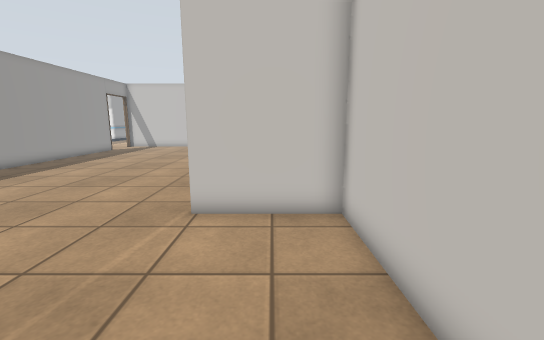
view 1 (above)

21 first-person views from a walk through a world built for the Gazebo simulator. The camera is 1.2 m above the floor, tilts 10° down and sees 90° across. The floor is counted in squares, 0.5 m on a side. Each view is taken from the middle of a square. On the plan, view 1 faces up. The plan holds only what a view shows up to about 17 squares ahead; the rest is blank. The place goes on beyond the plan. Some surface patterns are stand-ins.

view 2
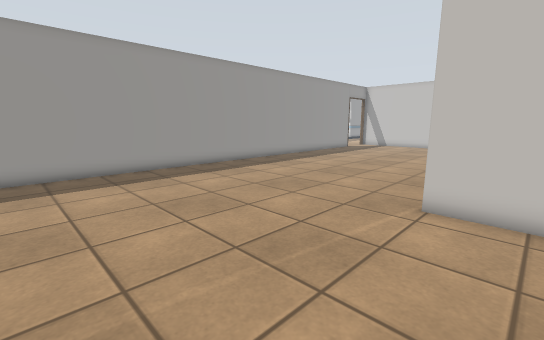

view 3
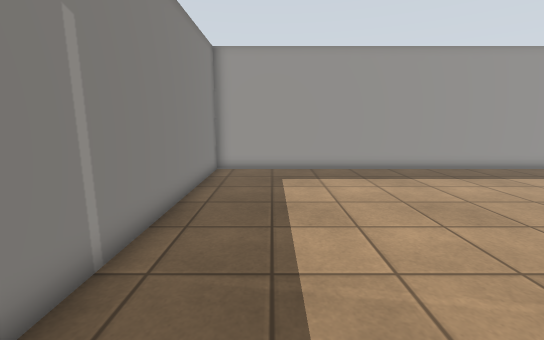

view 4
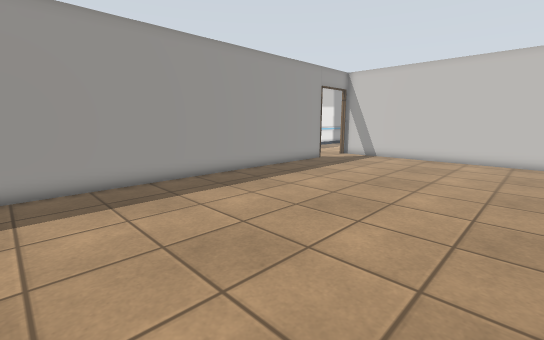

view 5
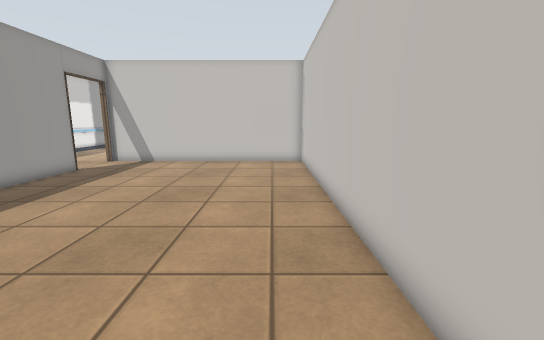

view 6
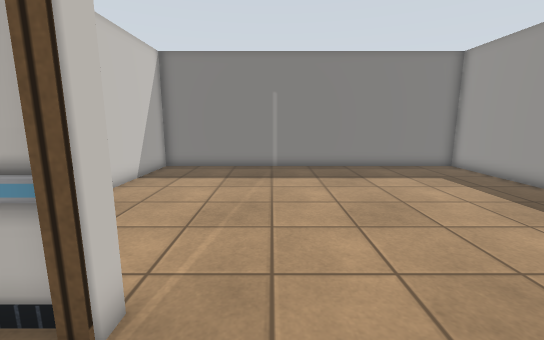

view 7
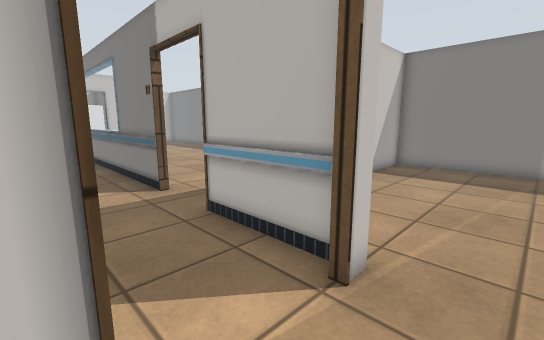

view 8
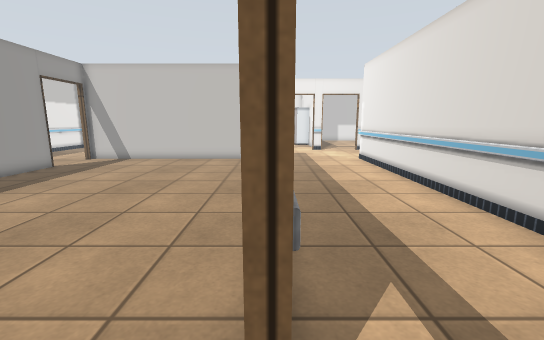

view 9
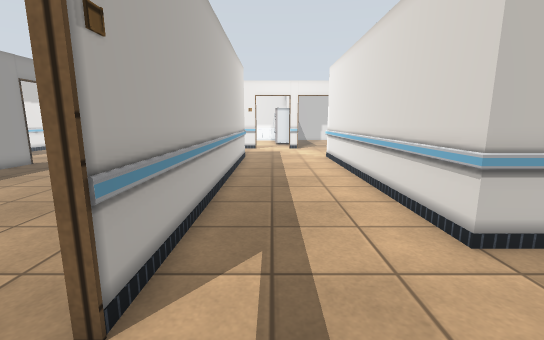

view 10
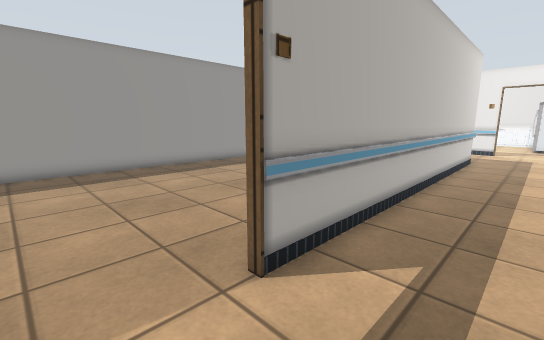

view 11
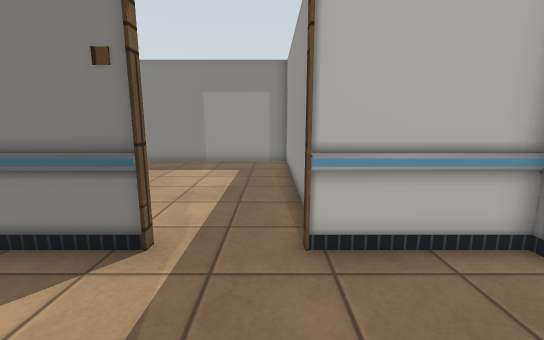

view 12
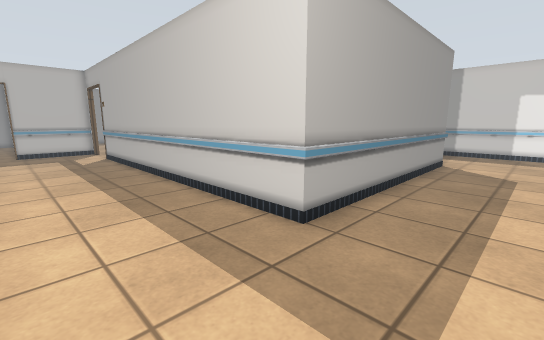

view 13
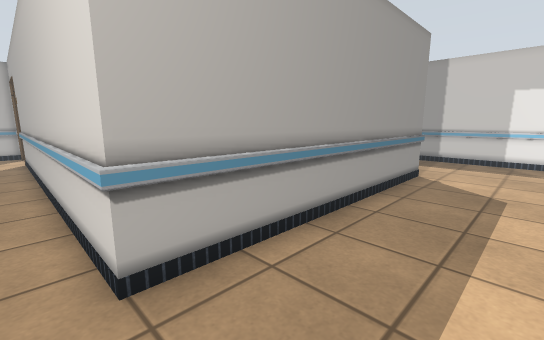

view 14
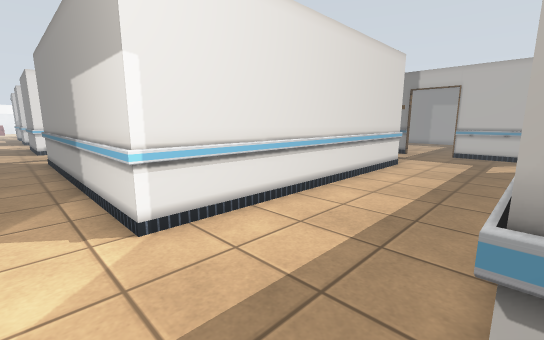

view 15
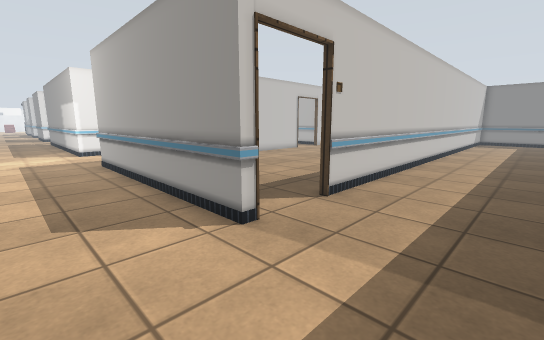

view 16
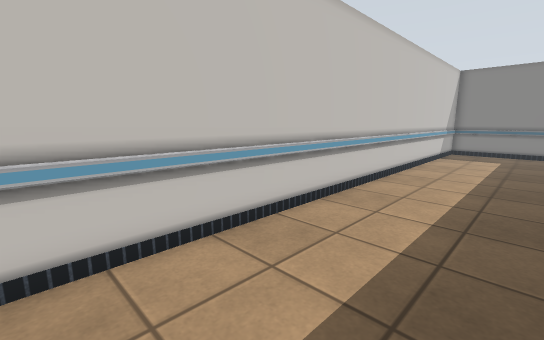

view 17
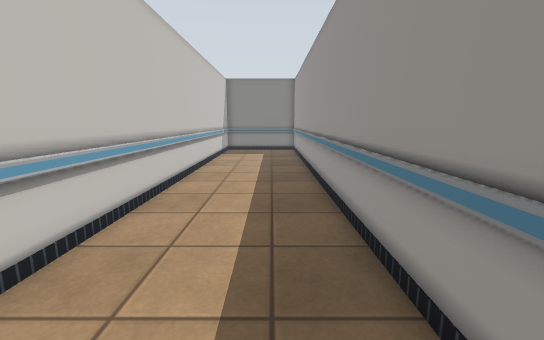

view 18
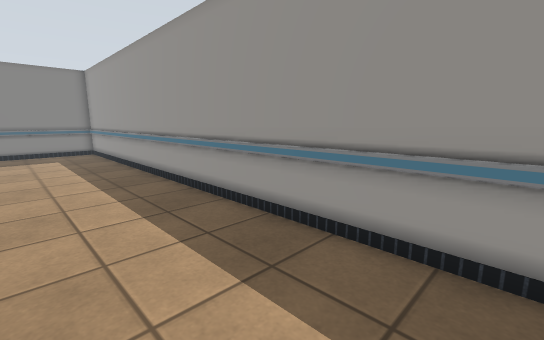

view 19
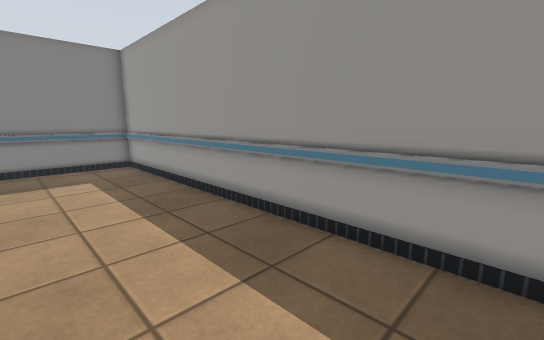

view 20
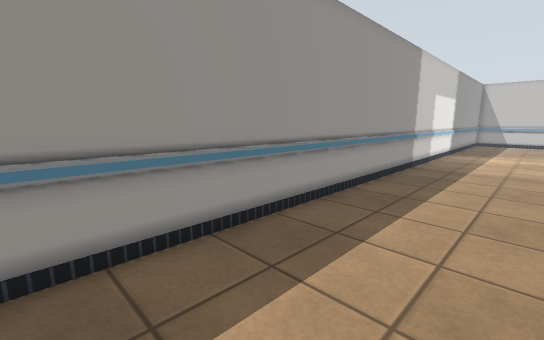

view 21
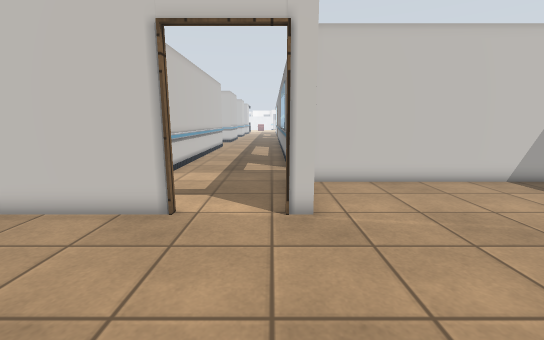

### Floor plan
Points are (right, up) in squares from view 1. A wall is a line through its corners. A room is listed if a view was taken in it or the views show most of it. See-through windows are left out.
Room 1 (views 1, 2, 3, 4, 5, 6, 7, 21)
walls: (-2.1, 10.6) (-2.1, 26.9) (-13.9, 26.9); (-13.9, 23.6) (-13.9, -4.9) (1.9, -4.9) (1.9, 6.9) (-2.1, 6.9) (-2.1, 7.6); (-13.9, 26.6) (-14.2, 26.6)
low walls: (-1.9, 26.2) (-1.9, 27.2)
ways out: opening at (-2, 9) to room 2; opening at (-14, 25) to room 3
Room 2 (views 8, 9, 10, 11, 12, 13, 14, 15)
walls: (7.5, 12.9) (3.9, 12.9) (3.9, 27.1) (7.5, 27.1); (-2.1, 7.6) (-1.8, 7.6); (-2, 7.1) (2.4, 7.1) (2.4, 6.8); (5.4, 6.8) (5.4, 7.1) (7.5, 7.1); (2.1, 4.6) (2.1, -4.9) (7.5, -4.9); (-14.2, 26.6) (-14.2, 27.2) (-1.9, 27.1) (-1.9, 10.6) (-2.1, 10.6); (-19.9, 31.1) (-19.9, 26.6)
ways out: opening at (-2, 9) to room 1; opening at (-17, 27) to room 3
Room 3 (views 16, 17, 18, 19, 20)
walls: (-14.2, -0.9) (-14.2, 23.6); (-19.9, 26.6) (-19.9, -4.9) (-14.8, -4.9)
ways out: opening at (-14, 25) to room 1; opening at (-17, 27) to room 2

Positions as (right, up) in squares from view 1, and headings:
1: (0, 0), facing up
2: (0, -1), facing up-left
3: (0, -2), facing left
4: (-3, 8), facing up-left
5: (-4, 10), facing up
6: (-4, 10), facing down
7: (-4, 11), facing down-right
8: (-2, 9), facing up
9: (0, 8), facing up
10: (1, 8), facing up-left
11: (3, 12), facing down
12: (3, 31), facing down-left
13: (-1, 31), facing down-left
14: (-2, 29), facing down-right
15: (-19, 31), facing down-right
16: (-19, 19), facing down-right
17: (-18, 19), facing down
18: (-15, 19), facing down-left
19: (-15, 11), facing down-left
20: (-15, 11), facing up-left
21: (-9, 8), facing right
